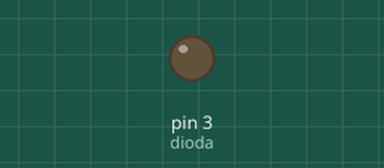
The sketch below on a simulated Arduino Uno, built with avr-gcc and run on an emulated ATmega328P. Shown: output pins drawn as LEDs (lit = HIGH).

Above: at 0.05 s.
At 1.2 s:
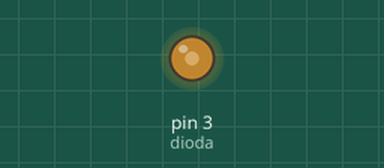
At 2.35 s:
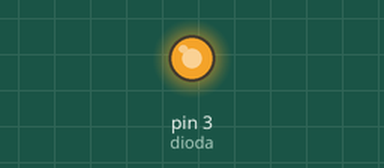
At 4.65 s:
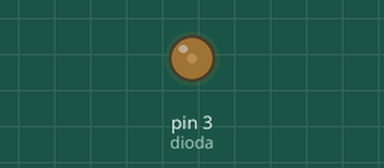
Timing chart, 0 to 6.7 s (numbered marks = the images above):
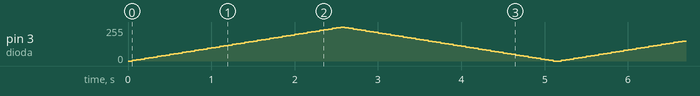

The sketch:

sketch_jan22b.ino
```cpp
#define dioda 3

byte wypelnienie = 0;
int zmiana = 5;

void setup() {
  pinMode(dioda, OUTPUT);
}

void loop() {
  analogWrite(dioda, wypelnienie);

  if(wypelnienie < 255){
    wypelnienie += zmiana;
  } else if(wypelnienie >= 255){
    while(wypelnienie > 0){
      wypelnienie -= zmiana;
      delay(50);
      analogWrite(dioda, wypelnienie);
    }
  }
  delay(50);
}
```
